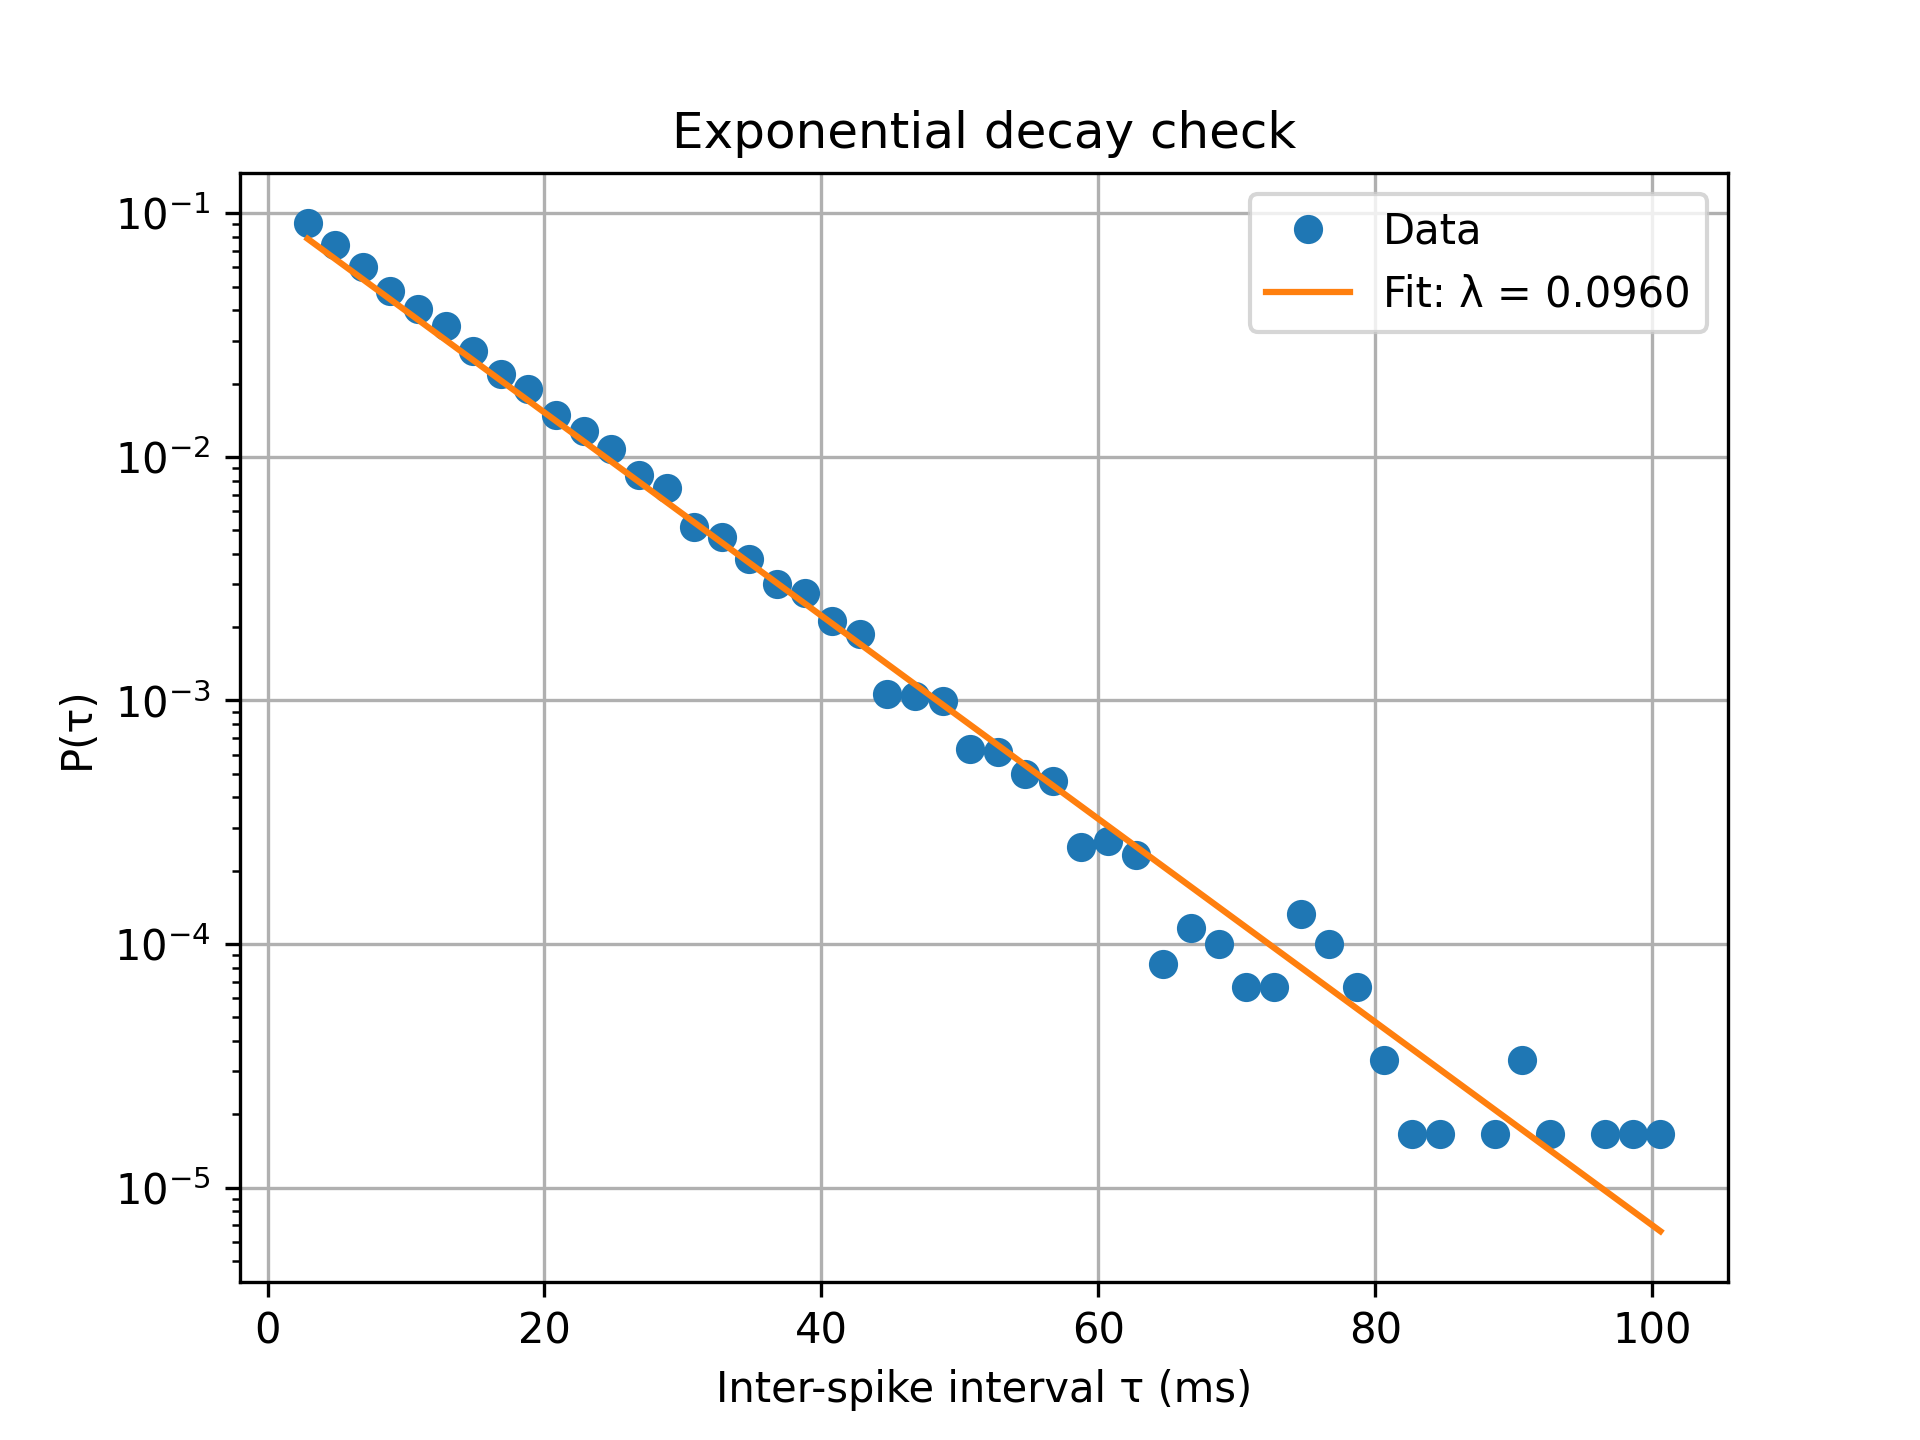

Python code for this plot:
import numpy as np
import matplotlib.pyplot as plt
from scipy.stats import linregress

# Load data
t = np.loadtxt("Data/Data_neuron.txt")
tau = np.diff(t)

# Refractory period estimated from Q1
tau0 = 0

# Use intervals after tau0
tau_filtered = tau[tau > tau0]

# Histogram
hist, bins = np.histogram(tau_filtered, bins=50, density=True)
bin_centers = (bins[:-1] + bins[1:]) / 2

# Keep only nonzero bins
mask = hist > 0

# Fit log(P(tau)) = a - lambda * tau
slope, intercept, r_value, p_value, std_err = linregress(
    bin_centers[mask],
    np.log(hist[mask])
)

lambda_est = -slope

print("Estimated lambda:", lambda_est)
print("Fit slope:", slope)
print("R squared:", r_value**2)

# Plot log histogram and fitted line
plt.plot(bin_centers[mask], hist[mask], "o", label="Data")
plt.plot(
    bin_centers[mask],
    np.exp(intercept + slope * bin_centers[mask]),
    label=f"Fit: λ = {lambda_est:.4f}"
)

plt.yscale("log")
plt.xlabel("Inter-spike interval τ (ms)")
plt.ylabel("P(τ)")
plt.title("Exponential decay check")
plt.legend()
plt.grid(True)

plt.savefig("q2_exponential_fit.png", dpi=300)
plt.show()
